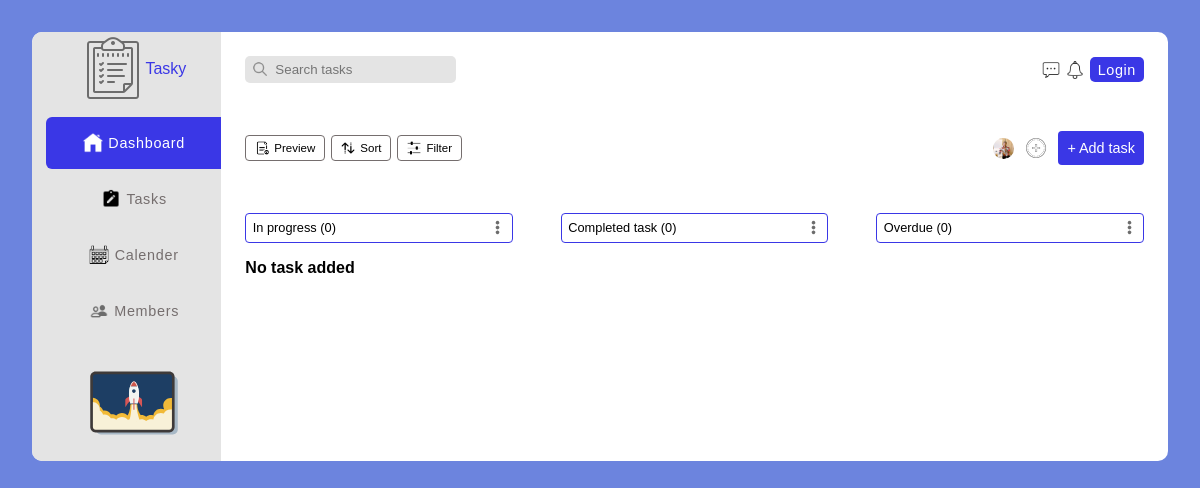
/, run on an earlier commit of the app's database.
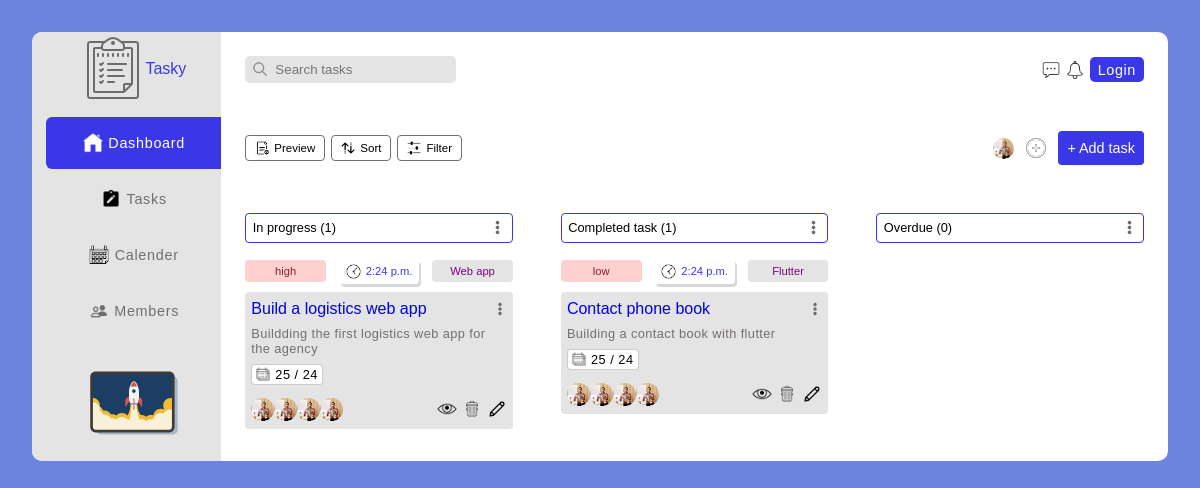
And on a later commit of the database.
### task/models.py (models this page shows, shortened)
class Task(models.Model):
    STATUS_CHOICES = (
        ('in progress', 'in progress'),
        ('completed', 'Completed'),
        ('overdue', 'Overdue')
    )
    PRIORITY_CHOICES = (
        ('low', 'Low'),
        ('medium', 'Medium'),
        ('high', 'High')
    )
    task_creator = models.ForeignKey(
        User, on_delete=models.CASCADE, related_name="Task_Manager")
    assigned_to = models.ForeignKey(User, on_delete=models.DO_NOTHING)
    title = models.CharField(max_length=100)
    priority = models.CharField(
        max_length=15, choices=PRIORITY_CHOICES)
    status = models.CharField(
        max_length=15, choices=STATUS_CHOICES)
    category = models.CharField(max_length=100)
    description = models.TextField()
    timestamp = models.DateTimeField(auto_now_add=True)
    due_date = models.DateTimeField()
    class Meta:
        ordering = ['-timestamp']
    def get_absolute_url(self):
        return reverse("task:task-details", kwargs={"pk": self.pk})
    def get_update_url(self):
        return reverse("task:task-update", kwargs={"pk": self.pk})

### task/views.py (the view)
# urls.py: path('', Index.as_view(), name='index'),
class Index(TemplateView):
    template_name = 'task/index.html'
    def get_context_data(self, **kwargs):
        tasks = Task.objects.all()
        context = super().get_context_data(**kwargs)
        context['inprogress_tasks'] = tasks.filter(status="in progress")
        context['overdue_tasks'] = tasks.filter(status="overdue")
        context['completed_tasks'] = tasks.filter(status="completed")
        context['tasks'] = tasks
        context['title'] = 'Task Management'
        context['addtaskform'] = AddTaskForm
        return context

### account/models.py (called while the page is built)
    def __str__(self):
        return self.username

### task/templates/task/index.html (shortened to what this page needs)
{% extends 'base.html' %}
{% load static %}
{% block content %}
<div class="pry-container">
    {% include 'sidebar.html' %}
    <section class="main-container">
        {% include 'top-nav.html' %}
        {% include 'bottom-nav.html' %}
        <div class="grid three-containers-grid status-grid-container">
                <div class="flex flex-btw status-grid inprogress-bar">
                    <p>In progress <span>({{inprogress_tasks.count}})</span></p>
                    <img src="{% static 'img/icons/icons8-menu-vertical-50.png' %}" alt="" srcset="">
                </div>
                <div class="flex flex-btw status-grid completed-bar">
                    <p>Completed task <span>({{completed_tasks.count}})</span></p>
                    <img src="{% static 'img/icons/icons8-menu-vertical-50.png' %}" alt="" srcset="">
                </div>
                <div class="flex flex-btw status-grid overdue-bar">
                    <p>Overdue <span>({{overdue_tasks.count}})</span></p>
                    <img src="{% static 'img/icons/icons8-menu-vertical-50.png' %}" alt="" srcset="">
                </div>
        </div>
        <div class="grid three-containers-grid task-grid-container">
            {% for task in tasks %}
            <div>
                <div class="grid align-ctr three-containers-grid priority-time-category">
                    <div class="priority">{{task.priority}}</div>
                    <div class="flex-ctr justify-ctr time">
                        <img src="{% static 'img/icons/icons8-time-50.png' %}" alt="" srcset="">
                        {{task.timestamp|date:"g:i a"}}
                    </div>
                    <div class="category">{{task.category}}</div>
                </div>
                <div class="task-details">
                    <div class="flex flex-btw task-title">
                        <a href="{{task.get_absolute_url}}">{{task.title}}</a>
                        <img src="{% static 'img/icons/icons8-menu-vertical-50.png' %}" alt="" srcset="">
                    </div>
                    <p class="task-desc">
                        {{task.description}}
                    </p>
                    <div class="flex-ctr task-date">
                        <img src="{% static 'img/icons/icons8-calender-64.png' %}" alt="" srcset="">
                        {{task.due_date|date:"j / y"}}
                    </div>
                    <div class="flex flex-btw users-icons">
                        <div class="relative flex profile-pix">
                            <img src="{% static 'img/profile-pic.jpg' %}" alt="" srcset="" class="cover circle">
                            <img src="{% static 'img/profile-pic.jpg' %}" alt="" srcset="" class="cover circle">
                            <img src="{% static 'img/profile-pic.jpg' %}" alt="" srcset="" class="cover circle">
                            <img src="{% static 'img/profile-pic.jpg' %}" alt="" srcset="" class="cover circle">
                        </div>
                        <div class="flex-ctr icons-div">
                            <img src="{% static 'img/icons/icons8-eye-50.png' %}" alt="" srcset="">
                            <img src="{% static 'img/icons/icons8-trash-can-100.png' %}" alt="" srcset="">
                            <a href="{{task.get_update_url}}" class="edit-task">
                                <img src="{% static 'img/icons/icons8-edit-32.png' %}" alt="" srcset="">
                            </a>
                        </div>
                    </div>
                </div>
            </div>
            {% empty %}
            <h4>No task  added</h4>
            {% endfor %}
        </div>
    </section>
</div>
{% endblock content %}

What changed in the data, as far as the page shows it:
added Task: priority "high", timestamp "2:24 p.m.", category "Web app", title "Build a logistics web app", description "Buildding the first logistics web app for the agency", due_date "25 / 24"
added Task: priority "low", timestamp "2:24 p.m.", category "Flutter", title "Contact phone book", description "Building a contact book with flutter", due_date "25 / 24"
Also different on the page:
{{ inprogress_tasks.count }}: "0" → "1"
{{ completed_tasks.count }}: "0" → "1"
text no longer shown: "No task added"
